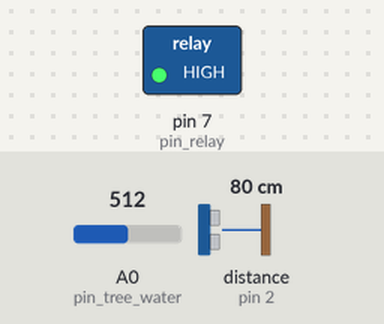
The sketch below on a simulated Arduino Uno, built with avr-gcc and run on an emulated ATmega328P. On the bench: switched loads named in the sketch (green lamp = pin HIGH). Wiring (inferred from the names in the program): ultrasonic range finder: trigger pin 3; echo pin 2. Inputs (shaded band) come from the test bench; at power-on: distance to the obstacle (sensor on pin 2) 80 cm, A0 (pin_tree_water) = 512. The echo pulse lasts 58.3 µs per cm; pins used as bus, display or sensor lines are not drawn; what the sketch prints to the serial monitor is not drawn.

Above: at 1.8 s.
1.9 s: distance to the obstacle (sensor on pin 2) set to 2 cm
4.5 s: A0 (pin_tree_water) set to 69
6.2 s: A0 (pin_tree_water) set to 58
At 7.6 s:
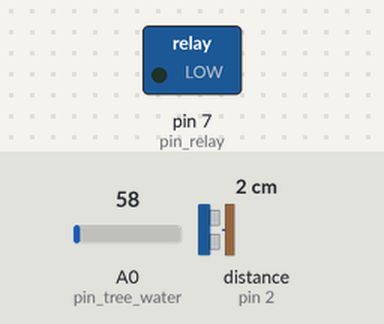
8.6 s: A0 (pin_tree_water) set to 122
At 10.3 s:
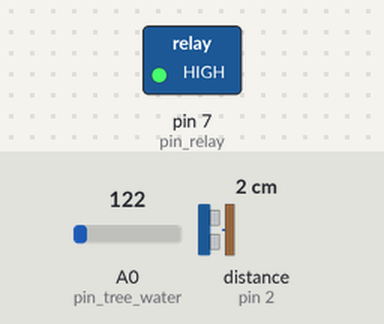
10.6 s: A0 (pin_tree_water) set to 0
At 12.4 s:
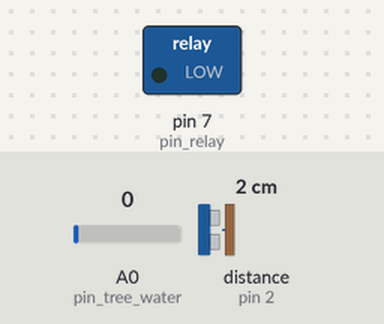
Timing chart, 0 to 13.7 s (numbered marks = the images above; inputs shaded):
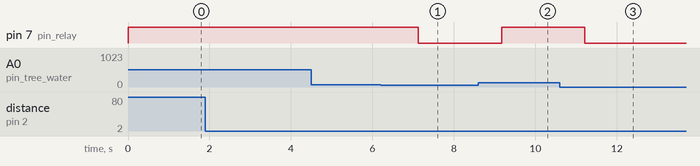

Measured:
- the behaviour switches between 62 and 61 on A0 (pin_tree_water) (found by bisection; images 0 and 1)
- after the input at 1.9 s, every drawn part: stays the same
- after the input at 4.5 s, every drawn part: stays the same
- after the input at 6.2 s, pin 7 (pin_relay): HIGH → LOW after 0.93 s
- after the input at 8.6 s, pin 7 (pin_relay): LOW → HIGH after 0.57 s
- after the input at 10.6 s, pin 7 (pin_relay): HIGH → LOW after 0.61 s

The sketch:

xmaswater.ino
```cpp
//pin czujnika wilgotnosci
const byte pin_tree_water=A0;

// pin sterujacy przkaznikiem od pompy
const byte pin_relay=7;

//piny do czujnika ultrasonograficznego
const byte pin_echo=2;
const byte pin_trig=3;

//zmienne sterujace
const float max_tree_water = 0.30;
const int bucket_height = 24;
const int min_water_height = 5;

//zmienne
float tree_water=0;
long duration; // variable for the duration of sound wave travel
int distance; // variable for the distance measurement
int water_in_bucket;


void setup()
{
  pinMode(pin_relay, OUTPUT); // Relay
  pinMode(pin_trig, OUTPUT); // Sets the pin_trig as an OUTPUT
  pinMode(pin_echo, INPUT); // Sets the pin_echo as an INPUT
  Serial.begin(9600);
}
void loop()
{

  //Zmierz poziom wody w choince
  tree_water=analogRead(pin_tree_water);
  tree_water = tree_water*5/1024;

  //Zmierz poziom wody w pojemniku
  digitalWrite(pin_trig, LOW);// Clears the pin_trig condition
  delayMicroseconds(2);
  digitalWrite(pin_trig, HIGH); // Sets the pin_trig HIGH (ACTIVE) for 10 microseconds
  delayMicroseconds(10);
  digitalWrite(pin_trig, LOW);
  duration = pulseIn(pin_echo, HIGH);// Reads the pin_echo, returns the sound wave travel time in microseconds
  // Calculating the distance
  distance = duration * 0.034 / 2; // Speed of sound wave divided by 2 (go and back)
  Serial.print("Odleglosc");
  Serial.println(distance);

    //Wody w wiadrze mamy z roznicy pomiedzy wysokoscia wiadra i lustrem wody z sensora sonicznego
    water_in_bucket = bucket_height - distance;

    if ( water_in_bucket > min_water_height) {
      //Mamy wode we wiadrze możemy podelwac
      Serial.print("Mamy we wiadrze ");
      Serial.print(water_in_bucket);
      Serial.print(" wody, sensor w choince wskazuje  ");
      Serial.print(tree_water);

        if (tree_water < max_tree_water) {
        // Trzeba podlać
        Serial.println("zatem PODLEWAMY");
        digitalWrite(pin_relay,LOW);

        } else {
        // Nie potrzeba podlewać
        Serial.println("NIE Podlewamy");
        digitalWrite(pin_relay,HIGH); //wylacz pompe
        }

    } else {
      //Nie mamy wody we wiadrze
      Serial.print("NIE MAMY wody we wiadrze ");
      Serial.print(water_in_bucket);
      digitalWrite(pin_relay,HIGH); //wylacz pompe
    }


  delay(1000);
}
```
